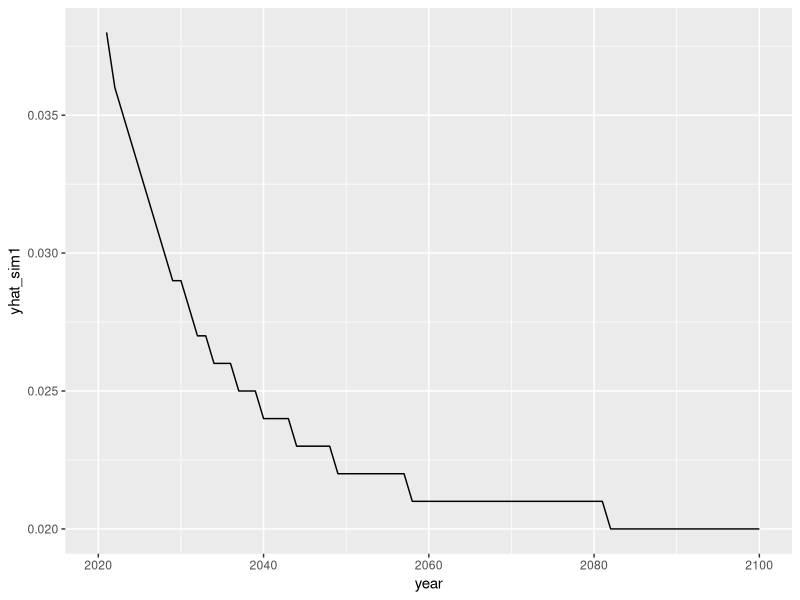
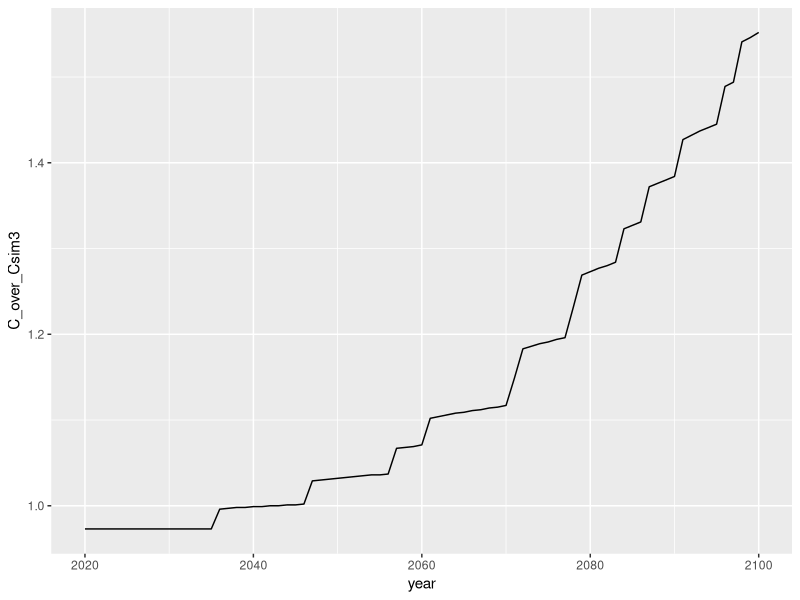

Write the R code that produced these figures, in order.
## ---- chunk 1
knitr::opts_chunk$set(echo = TRUE)
## ---- chunk 2
library(tidyverse)
## ---- chunk 3
# Parameters
s = .25
delta = .04
alpha = .33
n = .03
g = .02

# y_sim1 in 2017 USD (PPP), K_sim1 in mill 2017 USD (PPP), A_sim1 in index
L_0 = 45.0
K_0 = 1075795.25
A_0 = 10862.74
## ---- chunk 4
sim1 <- data.frame(year = 2020:2100,
                   L = L_0,
                   K_sim1 = K_0,
                   A_sim1 = A_0,
                   yhat_sim1 = NA,
                   Y_sim1 = K_0^alpha*(A_0*L_0)^(1-alpha),
                   y_sim1 = K_0^alpha*(A_0*L_0)^(1-alpha)/L_0)

# Start calculating values
sim1 <- sim1 %>%
  mutate(L = L_0*exp(n*(year-2020)))

for (i in 2:nrow(sim1)) {
  sim1$A_sim1[i] <- sim1$A_sim1[i-1]*exp(g)
  sim1$K_sim1[i] <- (1-delta)*sim1$K_sim1[i-1] + s*sim1$Y_sim1[i-1]
  sim1$Y_sim1[i] <- sim1$K_sim1[i]^alpha*(sim1$L[i]*sim1$A_sim1[i])^(1-alpha)
  sim1$y_sim1[i] <- sim1$Y_sim1[i]/sim1$L[i]
  sim1$yhat_sim1[i] <- (sim1$y_sim1[i]-sim1$y_sim1[i-1])/sim1$y_sim1[i-1]
}
sim1 <- sim1%>%
  mutate_if(is.numeric, round, digits= 3)

ggplot(data = sim1, aes(x = year, y = yhat_sim1)) +
  geom_line()
## ---- chunk 5
set.seed(420)
pi <- 0.05
theta <- 0.05
year <- c(2020:2100)

W_sim2 <- as.integer(lapply(runif(length(year)), function(x) ifelse(x<pi, 1, 0)))

### Expected [E] ###

sim2_E <- data.frame(year = 2020:2100,
                   W = W_sim2,
                   L = L_0,
                   K_sim2 = K_0,
                   A_sim2 = A_0,
                   yhat_sim2 = NA, 
                   pi = pi)

sim2_E <- sim2_E %>%
  mutate(L = L_0*exp(n*(year-2020)))

sim2_E <- sim2_E %>%
  mutate(Y_sim2 = K_0^alpha*(A_sim2*L_0)^(1-alpha),
                   y_sim2 = K_0^alpha*(A_sim2*L_0)^(1-alpha)/L_0)

for (i in 2:nrow(sim2_E)) {
  sim2_E$A_sim2[i] <- sim2_E$A_sim2[i-1]*exp(g)*(1-sim2_E$pi[i]*theta)
  sim2_E$K_sim2[i] <- (1-delta)*sim2_E$K_sim2[i-1] + s*sim2_E$Y_sim2[i-1]
  sim2_E$Y_sim2[i] <- sim2_E$K_sim2[i]^alpha*(sim2_E$L[i]*sim2_E$A_sim2[i])^(1-alpha)
  sim2_E$y_sim2[i] <- sim2_E$Y_sim2[i]/sim2_E$L[i]
  sim2_E$yhat_sim2[i] <- (sim2_E$y_sim2[i]-sim2_E$y_sim2[i-1])/sim2_E$y_sim2[i-1]
}
sim2_E <- sim2_E%>%
  mutate_if(is.numeric, round, digits= 3)

### Random realisation [RR] ###

sim2_RR <- data.frame(year = 2020:2100,
                   W = W_sim2,
                   L = L_0,
                   K_sim2 = K_0,
                   A_sim2 = A_0,
                   yhat_sim2 = NA)

sim2_RR <- sim2_RR %>%
  mutate(L = L_0*exp(n*(year-2020)))

sim2_RR <- sim2_RR %>%
  mutate( Y_sim2 = K_0^alpha*(A_sim2*L_0)^(1-alpha),
                   y_sim2 = K_0^alpha*(A_sim2*L_0)^(1-alpha)/L_0)

for (i in 2:nrow(sim2_RR)) {
  sim2_RR$A_sim2[i] <- sim2_RR$A_sim2[i-1]*exp(g)*(1-(sim2_RR$W[i]*theta))
  sim2_RR$K_sim2[i] <- (1-delta)*sim2_RR$K_sim2[i-1] + s*sim2_RR$Y_sim2[i-1]
  sim2_RR$Y_sim2[i] <- sim2_RR$K_sim2[i]^alpha*(sim2_RR$L[i]*sim2_RR$A_sim2[i])^(1-alpha)
  sim2_RR$y_sim2[i] <- sim2_RR$Y_sim2[i]/sim2_RR$L[i]
  sim2_RR$yhat_sim2[i] <- (sim2_RR$y_sim2[i]-sim2_RR$y_sim2[i-1])/sim2_RR$y_sim2[i-1]
}
sim2_RR <- sim2_RR%>%
  mutate_if(is.numeric, round, digits= 3)
#ggplot(data = sim2_RR, aes(x = year, y = yhat_sim2)) +
  #geom_line()
## ---- chunk 6
### Expected [E] ###

pi_sim3 <- rep(0, 81)
pi_sim3[2:32] <- seq( 0.050,0.20, by=0.005)
pi_sim3[33:81] <- 0.20

sim3_E <- data.frame(year = 2020:2100,
                   L = L_0,
                   K = K_0,
                   A = A_0,
                   yhat = NA, 
                   pi = pi_sim3)

sim3_E <- sim3_E %>%
  mutate(L = L_0*exp(n*(year-2020)))

sim3_E <- sim3_E %>%
  mutate(Y_sim3 = K_0^alpha*(A*L_0)^(1-alpha),
                   y = K_0^alpha*(A*L_0)^(1-alpha)/L_0)

for (i in 2:nrow(sim3_E)) {
  sim3_E$A[i] <- sim3_E$A[i-1]*exp(g)*(1-sim3_E$pi[i]*theta)
  sim3_E$K[i] <- (1-delta)*sim3_E$K[i-1] + s*sim3_E$Y[i-1]
  sim3_E$Y[i] <- sim3_E$K[i]^alpha*(sim3_E$L[i]*sim3_E$A[i])^(1-alpha)
  sim3_E$y[i] <- sim3_E$Y[i]/sim3_E$L[i]
  sim3_E$yhat[i] <- (sim3_E$y[i]-sim3_E$y[i-1])/sim3_E$y[i-1]
}

sim3_E <- sim3_E%>%
  mutate_if(is.numeric, round, digits= 3)


### Random realisation [RR] ###

set.seed(420)
W_sim3 <- as.integer(runif(length(2020:2100)) < pi_sim3)

sim3_RR <- data.frame(year = 2020:2100,
                   W = W_sim3,
                   L = L_0,
                   K = K_0,
                   A = A_0,
                   yhat = NA)

sim3_RR <- sim3_RR %>%
  mutate(L = L_0*exp(n*(year-2020)))

sim3_RR <- sim3_RR %>%
  mutate( Y_sim3 = K_0^alpha*(A*L_0)^(1-alpha),
                   y = K_0^alpha*(A*L_0)^(1-alpha)/L_0)


for (i in 2:nrow(sim3_RR)) {
  sim3_RR$A[i] <- sim3_RR$A[i-1]*exp(g)*(1-sim3_RR$W[i]*theta)
  sim3_RR$K[i] <- (1-delta)*sim3_RR$K[i-1] + s*sim3_RR$Y[i-1]
  sim3_RR$Y[i] <- sim3_RR$K[i]^alpha*(sim3_RR$L[i]*sim3_RR$A[i])^(1-alpha)
  sim3_RR$y[i] <- sim3_RR$Y[i]/sim3_RR$L[i]
  sim3_RR$yhat[i] <- (sim3_RR$y[i]-sim3_RR$y[i-1])/sim3_RR$y[i-1]
}
sim3_RR <- sim3_RR%>%
  mutate_if(is.numeric, round, digits= 3)
## ---- chunk 7
s_b <- .02
theta_l <- .01
theta_u <- .05
B_0 <- 0


sim4 <- data.frame(year = 2020:2100,
                   W = W_sim3,
                   L = L_0,
                   K = K_0,
                   A = A_0,
                   yhat = NA, 
                   B = B_0, 
                   Y_sim3 = sim3_RR$Y, 
                   D = NA)

sim4 <- sim4 %>%
  mutate(L = L_0*exp(n*(year-2020)))

sim4 <- sim4 %>%
  mutate( Y = K_0^alpha*(A*L_0)^(1-alpha),
          y =Y/L_0, 
          C = (1-s-s_b)*Y, 
          C_sim3 = (1-s)*Y_sim3, 
          C_over_Csim3 = C/C_sim3)


for (i in 2:nrow(sim4)) {
  sim4$B[i] <- sim4$B[i-1] + s_b*sim4$Y[i-1] - delta * sim4$B[i-1]
  sim4$D[i] <- theta_l + (theta_u - theta_l)*exp(-.1*sim4$B[i]/sim4$A[i-1])
  sim4$A[i] <- sim4$A[i-1]*exp(g)*(1-sim4$W[i]*sim4$D[i])
  sim4$K[i] <- (1-delta)*sim4$K[i-1] + s*sim4$Y[i-1]
  sim4$Y[i] <- sim4$K[i]^alpha*(sim4$L[i]*sim4$A[i])^(1-alpha)
  sim4$C[i] <- (1 - s - s_b)*sim4$Y[i]
  sim4$y[i] <- sim4$Y[i]/sim4$L[i]
  sim4$yhat[i] <- (sim4$y[i]-sim4$y[i-1])/sim4$y[i-1]
  sim4$C_over_Csim3[i] <- sim4$C[i]/sim4$C_sim3[i] 
}
sim4 <- sim4%>%
  mutate_if(is.numeric, round, digits= 3)

ggplot(data = sim4) +
  geom_line(aes(x = year, y = C_over_Csim3))
## ---- chunk 8
library(writexl)


write_xlsx(list(Simulation1= sim1, Simulation2E= sim2_E, Simulation2RR= sim2_RR, Simulation3E= sim3_E, Simulation3RR= sim3_RR, simulation4 = sim4), col_names = TRUE, "EGI_Assignment1_NuurVdVelGrotz.xlsx")
